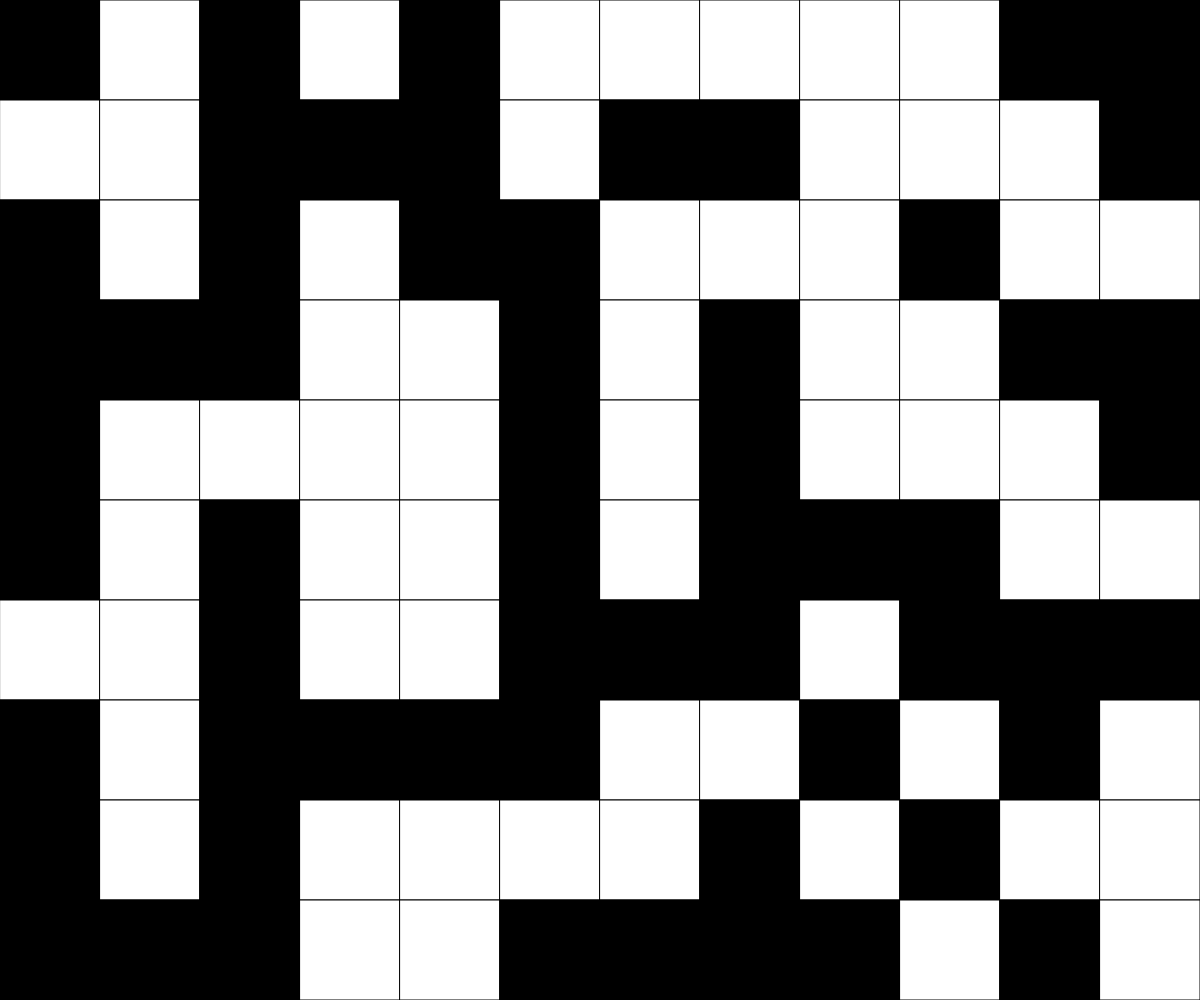
Frame 1 (no input)
Frame 60 (no input): identical to frame 1, image omitted
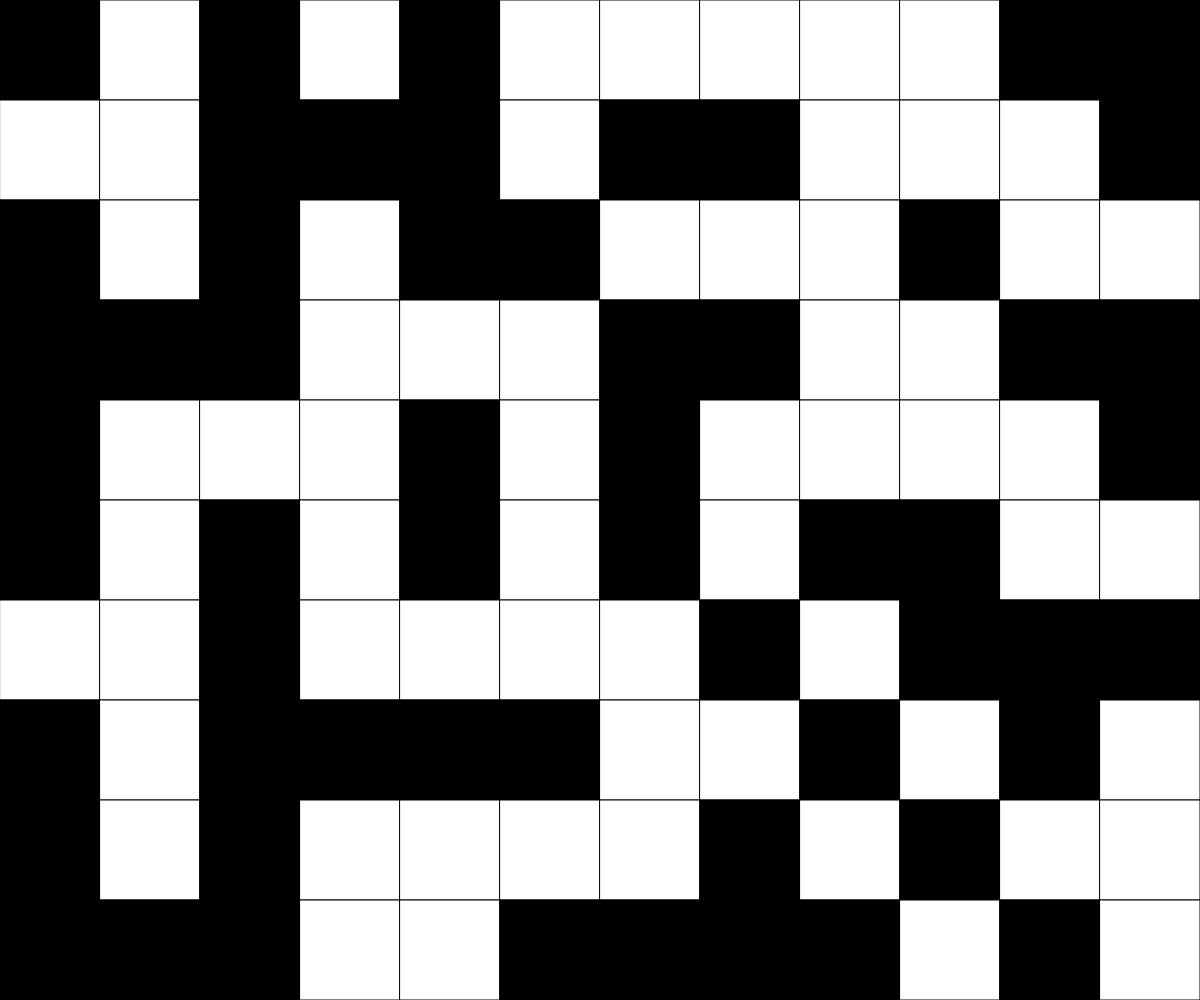
Frame 120 (the mouse pressed at the canvas centre since frame 60)

The p5.js sketch that drew these frames (run headless with seeded random() and noise() and a simulated clock; from frame 60 on, the mouse is pressed at the canvas centre):

// p5.js sketch
// ── sketch.js
// Rectangular Grid Array Demo
// ts nested loop

const CELL_SIZE = 100;
let grid;
let rows;
let cols;
let fun_land = true;

function setup() {
  createCanvas(windowWidth, windowHeight);
  cols = Math.floor(height / CELL_SIZE);
  rows = Math.floor(width / CELL_SIZE);
  grid = generateRandomGrid(cols, rows);
}

function generateRandomGrid(cols, rows, filled = true) {
  let output = [];
  for (let i = 0; i < cols; i++) {
    let curArray = [];
    for (let e = 0; e < rows; e++) {
      let randoms = random(100);
      if (filled) {
        if (randoms > 50) {
          curArray.push(1);
        }
        if (randoms < 50) {
          curArray.push(0);
        }
      }
      else {
        curArray.push(0);
      }
    }
    output.push(curArray);
  }
  return output;
}

function displayGrid() {
  for (let y = 0; y < cols; y++) {
    for (let x = 0; x < rows; x++) {
      if (grid[y][x] === 0) {
        fill("white");
      }
      else if (grid[y][x] === 1) {
        fill("black");
      }
      rect(x * CELL_SIZE, y * CELL_SIZE, CELL_SIZE, CELL_SIZE);
    }
  }
}

function mousePressed() {
  for (let y = 0; y < cols; y++) {
    for (let x = 0; x < rows; x++) {
      if (((mouseX <= x * CELL_SIZE + CELL_SIZE) && (mouseX >= x * CELL_SIZE)) && ((mouseY <= y * CELL_SIZE + CELL_SIZE) && (mouseY >= y * CELL_SIZE))) {
        if (fun_land === true) {
          for (let a of [{y: y, x: x}, {y: y - 1, x: x}, {y: y + 1, x: x}, {y: y, x: x - 1}, {y: y, x: x + 1}]) {
            if (((a.x >= 0) && (a.x <= cols * CELL_SIZE) && (a.y >= 0) && (a.y <= rows * CELL_SIZE))) {
              if (grid[a.y][a.x] === 0) {
                grid[a.y][a.x] = 1;
              }
              else if (grid[a.y][a.x] === 1) {
                grid[a.y][a.x] = 0;
              }
            }
          }
        }
        else {
          if (grid[y][x] === 0) {
            grid[y][x] = 1;
          }
          else if (grid[y][x] === 1) {
            grid[y][x] = 0;
          }
          break
        }
      }
    }
  }
}

function draw() {
  background(220);

  displayGrid();
}

function keyPressed() {
  if (key === "r") {
    grid = generateRandomGrid(cols, rows);
  }
  if (key === "e") {
    grid = generateRandomGrid(cols, rows, false);
  }
}
